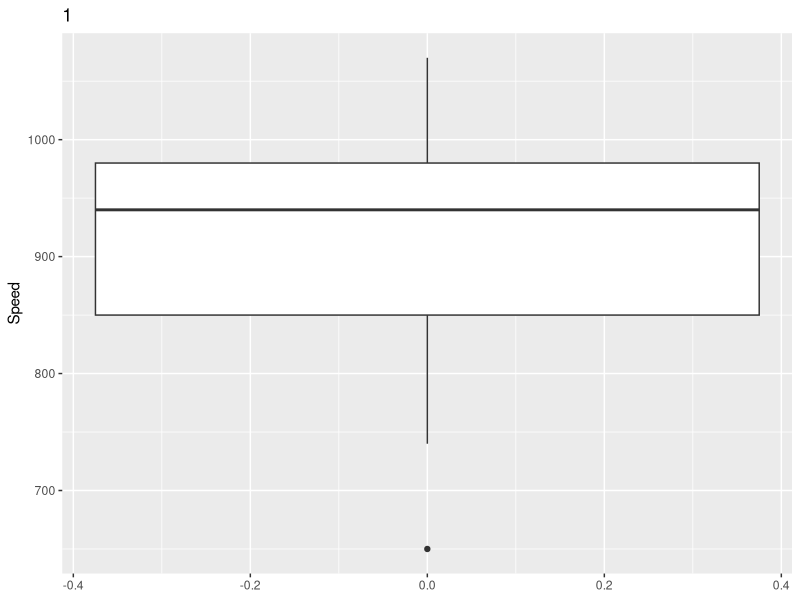
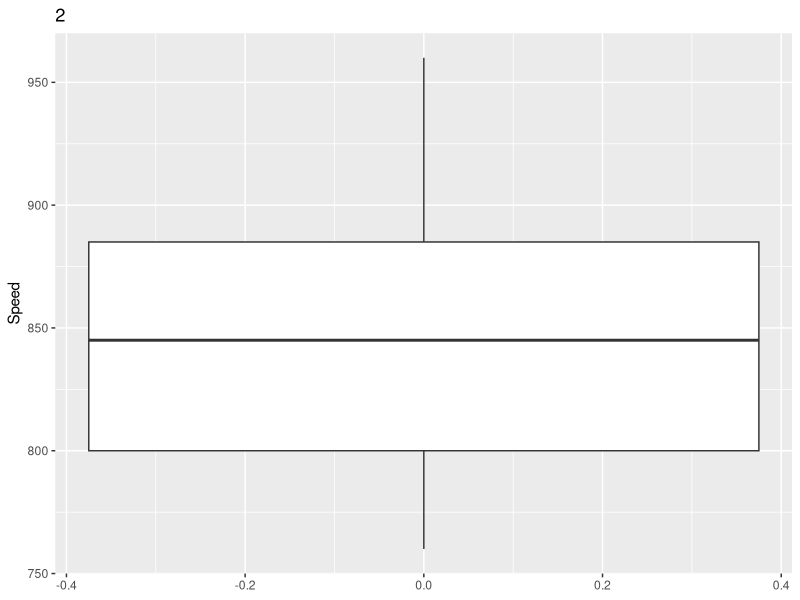
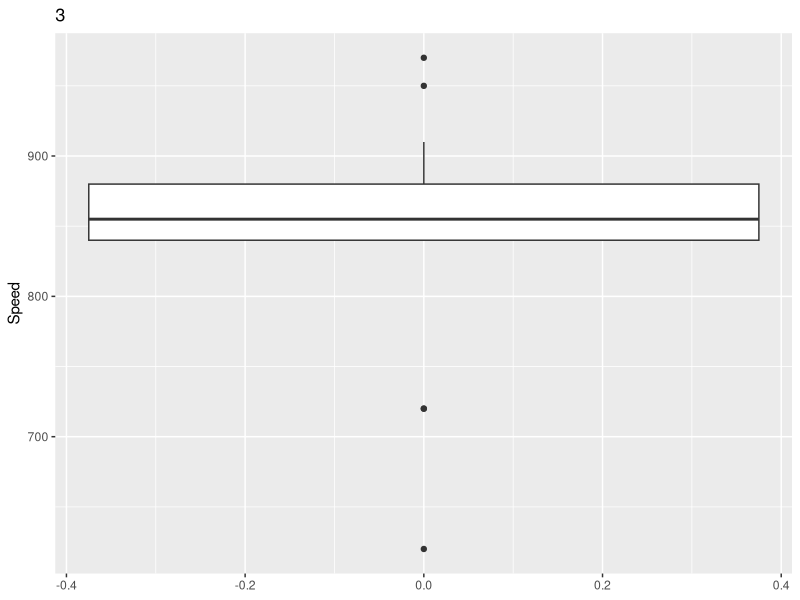
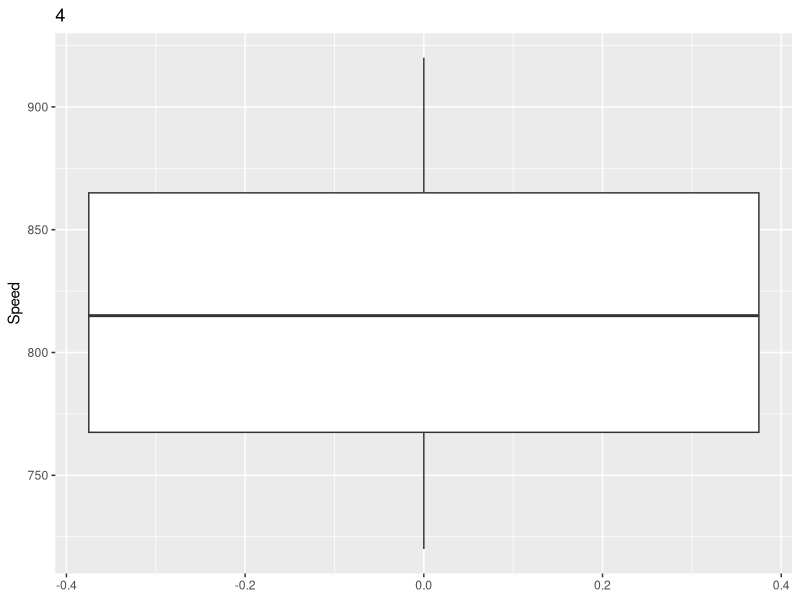
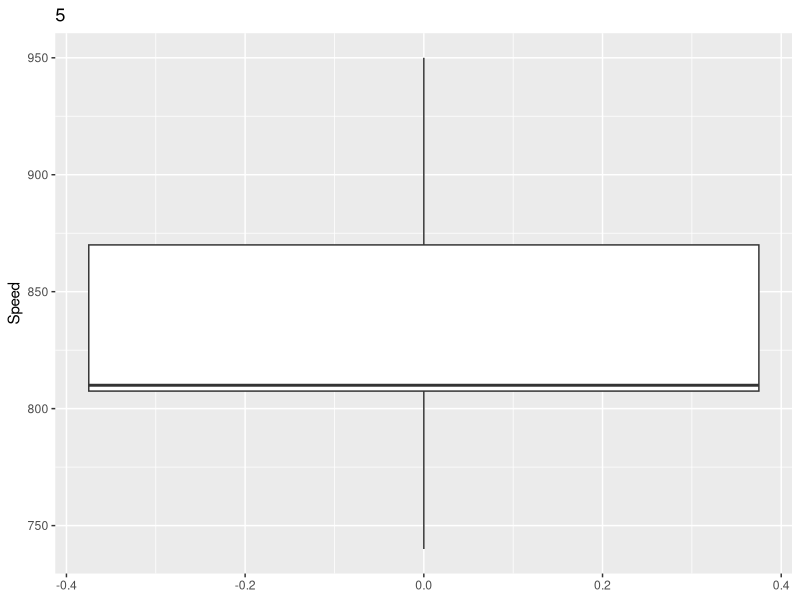
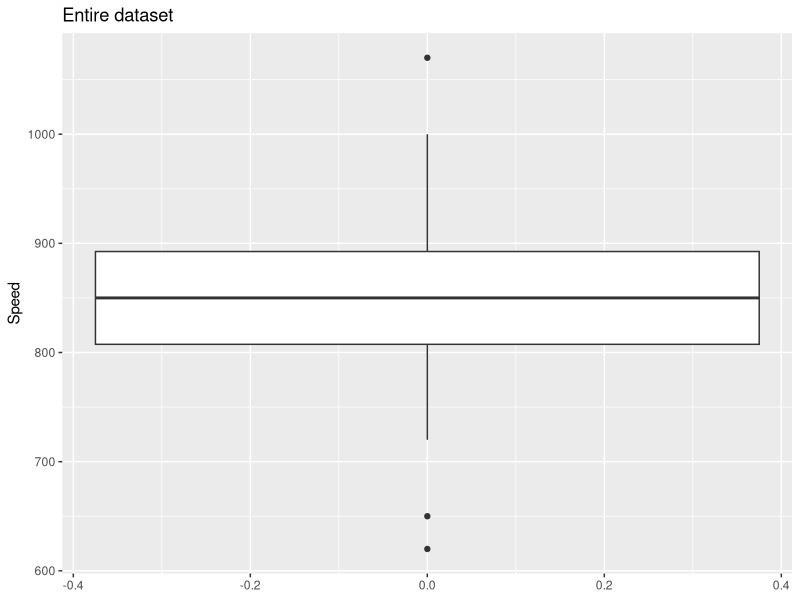
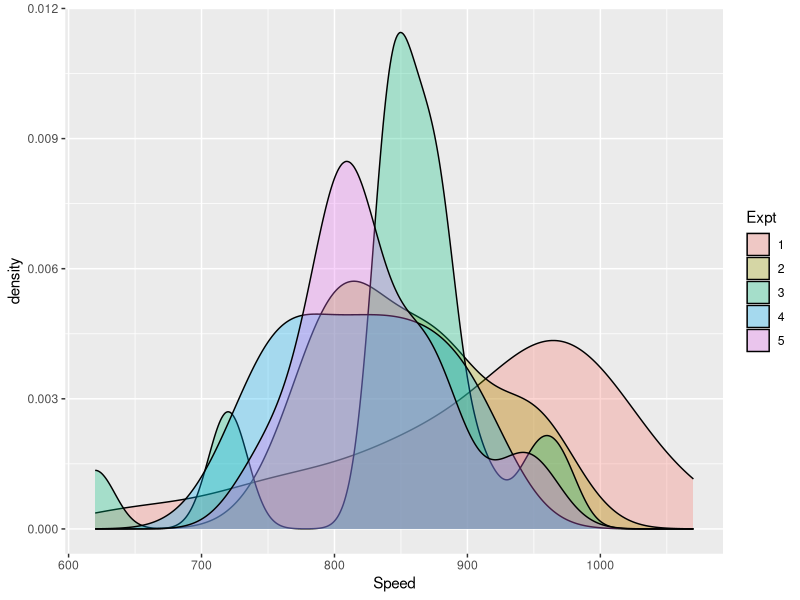
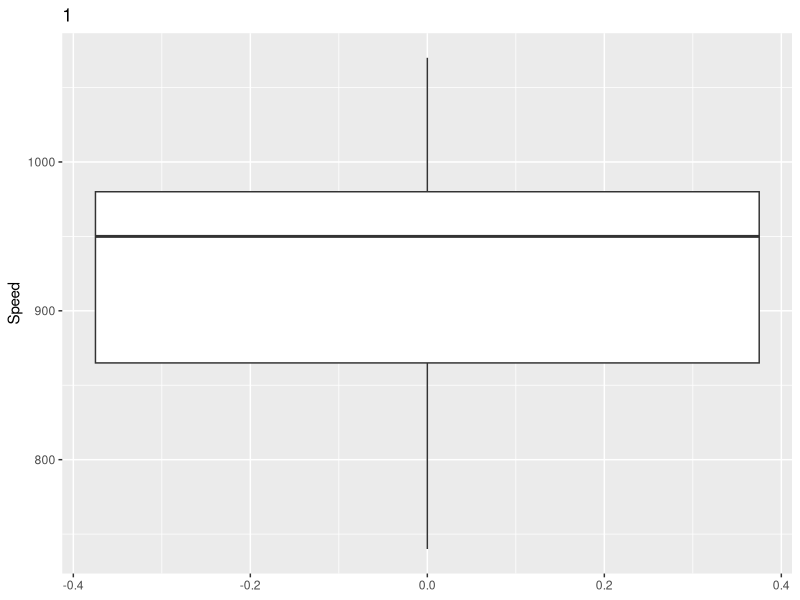

Recreate these plots in R, in order.
## ---- chunk 1
knitr::opts_chunk$set(echo = TRUE)
## ---- chunk 2
library(dplyr)
library(ggplot2)
## ---- chunk 3
data <- read.csv("humans-names.csv")
morleydata <- read.table("morley.dat",header=T)
morley = read.table("morley.dat",header=T)

## ---- chunk 4
expt = unique(morley$Expt)
expt.i = expt[1]
mu = c()
std = c()
idx.list = list()
for(expt.i in expt)
{
  morley.i = morley[morley$Expt==expt.i,]
  print(ggplot(morley.i,aes(y=Speed)) + geom_boxplot() + ggtitle(expt.i))
  q1 = quantile(morley.i$Speed, 0.25)
  q3 = quantile(morley.i$Speed, 0.75)
  IQR = 1.5*(q3-q1)
  
  idx = which(morley.i$Speed < (q1 - IQR) | morley.i$Speed > (q3+IQR))
  #print(IQR)
  idx.list = c(idx.list, list(idx)) 
  print(morley.i$Speed[idx])
  
}
ggplot(morley,aes(y=Speed)) + geom_boxplot() + ggtitle("Entire dataset")
## ---- chunk 5
morleydata$Expt <- as.factor(morleydata$Expt)

head(morleydata)
#morley2$Expt = as.factor(morley2$Expt)
morleydata%>% ggplot(aes(x = Speed, fill = Expt))+
  geom_density(alpha = 0.3)
## ---- chunk 6

i=1
index = c()
for (expt.i in expt)
{
  idx.expt = which(morley$Expt==expt.i)
  idx = idx.expt[1] + idx.list[[i]]-1
  i=i+1
  index = c(index,idx)
}
index = setdiff(1:nrow(morley),index)
morley2 = morley[index,]
## ---- chunk 7
for(expt.i in expt)
{
  morley.i = morley2[morley2$Expt==expt.i,]
  print(ggplot(morley.i,aes(y=Speed)) + geom_boxplot() + ggtitle(expt.i))
}
## ---- chunk 8
morley2$Expt = as.factor(morley2$Expt)
morley2%>% ggplot(aes(x = Speed, fill = Expt))+
  geom_density(alpha = 0.3)

## ---- chunk 9

library(stringdist)
data = read.csv('humans-names.csv')
names = unique(data$Name)
data.2 = data
correct.names = c('James','David','Barbara','John','Michael','William','Elizabeth','Joseph','Jessica','Susan','Patricia','Robert','Linda','Mary','Marie','Jennifer','Richard','Jon')
names.mat = outer(correct.names,names,function(x,y){stringdist(x,y)})
idx = apply(names.mat,2,function(x){which(x<=2)})
for(i in 1:length(names))
{
  if(length(idx[[i]])==1)
    data.2$Name[data$Name==names[i]] = correct.names[idx[[i]]]
  else
  {  
    if(names[i]=='eJohn')
      data.2$Name[data$Name==names[i]] = 'John'
    else if(names[i]=='ohn')
      data.2$Name[data$Name==names[i]] = 'John'
    else if(names[i]=='Jeon')
      data.2$Name[data$Name==names[i]] = 'Jon'
    else if(names[i]=='Johen')
      data.2$Name[data$Name==names[i]] = 'John'
    else if(names[i]=='Mari')
      data.2$Name[data$Name==names[i]] = 'Marie'
    else if(names[i]=='oJhn')
      data.2$Name[data$Name==names[i]] = 'John'
    else if(names[i]=='Joh')
      data.2$Name[data$Name==names[i]] = 'John'
    else if(names[i]=='Maire')
      data.2$Name[data$Name==names[i]] = 'Marie'
    else if(names[i]=='on')
      data.2$Name[data$Name==names[i]] = 'Jon'
    else if(names[i]=='Marei')
      data.2$Name[data$Name==names[i]] = 'Marie'
    else if(names[i]=='Mar')
      data.2$Name[data$Name==names[i]] = 'Mary'
     else if(names[i]=='Jhn')
      data.2$Name[data$Name==names[i]] = 'John'
    else if(names[i]=='Maire')
      data.2$Name[data$Name==names[i]] = 'Marie'
    else if(names[i]=='Jn')
      data.2$Name[data$Name==names[i]] = 'Jon'
    else if(names[i]=='Marey')
      data.2$Name[data$Name==names[i]] = 'Mary'
    else if(names[i]=='Jhon')
      data.2$Name[data$Name==names[i]] = 'John'
     else if(names[i]=='Jonh')
      data.2$Name[data$Name==names[i]] = 'John'
    else if(names[i]=='Joen')
      data.2$Name[data$Name==names[i]] = 'Jon'
    else if(names[i]=='Jo')
      data.2$Name[data$Name==names[i]] = 'Jon'
   
  }
}
print(data.2$Name[!data.2$Name%in%correct.names])
## ---- chunk 10
names = data$Name[!data$Name%in%correct.names]
correct = data.2$Name[!data$Name%in%correct.names]
dist = data.frame(correct,stringdist(names,correct,method='dl'))
colnames(dist)= c('Name','distance')
ggplot(dist,aes(x=distance,group=Name)) + geom_histogram(binwidth=1)+xlab('Number of mistakes')+facet_wrap(Name~.) +ggtitle('Histogram of number of spelling mistakes for each name.')
## ---- chunk 11
names = unique(data$Name)
clean.data = function(data)
{
  data.3 = data
  #correct.names = c('James','David','Barbara','John','Michael','William','Elizabeth','Joseph','Jessica','Susan','Patricia','Robert','Linda','Mary','Marie','Jennifer','Richard','Jon')
  correct.names = unique(data$Name[1:100])
  names.mat = outer(correct.names,names,function(x,y){stringdist(x,y)})
  idx = apply(names.mat,2,function(x){which(x<=2)})
  for(i in 1:length(names))
  {
    data.3$Name[data$Name==names[i]] = correct.names[idx[[i]]][1]
  }
  return(data.3) 
}
data.3 = clean.data(data)
acc=length(data.3$Name[data.3$Name==data.2$Name])/length(data.3$Name)*100
print('Accuracy:')
print(sprintf('%f%s',acc,'%'))
